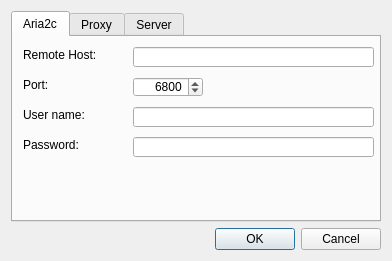
<?xml version="1.0" encoding="UTF-8"?>
<ui version="4.0">
 <class>Aria2Options</class>
 <widget class="QDialog" name="Aria2Options">
  <property name="geometry">
   <rect>
    <x>0</x>
    <y>0</y>
    <width>392</width>
    <height>261</height>
   </rect>
  </property>
  <property name="sizePolicy">
   <sizepolicy hsizetype="Expanding" vsizetype="Expanding">
    <horstretch>0</horstretch>
    <verstretch>0</verstretch>
   </sizepolicy>
  </property>
  <property name="minimumSize">
   <size>
    <width>392</width>
    <height>261</height>
   </size>
  </property>
  <property name="maximumSize">
   <size>
    <width>392</width>
    <height>261</height>
   </size>
  </property>
  <property name="windowTitle">
   <string>Options</string>
  </property>
  <property name="windowIcon">
   <iconset resource="Aria2cRemote.qrc">
    <normaloff>:/icon/gear.png</normaloff>:/icon/gear.png</iconset>
  </property>
  <layout class="QVBoxLayout" name="verticalLayout">
   <item>
    <widget class="QTabWidget" name="tabWidget">
     <property name="currentIndex">
      <number>0</number>
     </property>
     <widget class="QWidget" name="tab_Aria2c">
      <attribute name="title">
       <string>Aria2c</string>
      </attribute>
      <widget class="QLabel" name="label">
       <property name="geometry">
        <rect>
         <x>10</x>
         <y>10</y>
         <width>111</width>
         <height>16</height>
        </rect>
       </property>
       <property name="text">
        <string>Remote Host:</string>
       </property>
       <property name="buddy">
        <cstring>lineEdit_RemoteHost</cstring>
       </property>
      </widget>
      <widget class="QLineEdit" name="lineEdit_RemoteHost">
       <property name="geometry">
        <rect>
         <x>120</x>
         <y>10</y>
         <width>241</width>
         <height>20</height>
        </rect>
       </property>
      </widget>
      <widget class="QLabel" name="label_2">
       <property name="geometry">
        <rect>
         <x>10</x>
         <y>40</y>
         <width>111</width>
         <height>16</height>
        </rect>
       </property>
       <property name="text">
        <string>Port:</string>
       </property>
       <property name="buddy">
        <cstring>spinBox_Port</cstring>
       </property>
      </widget>
      <widget class="QSpinBox" name="spinBox_Port">
       <property name="geometry">
        <rect>
         <x>120</x>
         <y>40</y>
         <width>70</width>
         <height>20</height>
        </rect>
       </property>
       <property name="minimumSize">
        <size>
         <width>70</width>
         <height>0</height>
        </size>
       </property>
       <property name="alignment">
        <set>Qt::AlignRight|Qt::AlignTrailing|Qt::AlignVCenter</set>
       </property>
       <property name="minimum">
        <number>1024</number>
       </property>
       <property name="maximum">
        <number>65535</number>
       </property>
       <property name="value">
        <number>6800</number>
       </property>
      </widget>
      <widget class="QLabel" name="label_3">
       <property name="geometry">
        <rect>
         <x>10</x>
         <y>70</y>
         <width>111</width>
         <height>16</height>
        </rect>
       </property>
       <property name="text">
        <string>User name:</string>
       </property>
       <property name="buddy">
        <cstring>lineEdit_UserName</cstring>
       </property>
      </widget>
      <widget class="QLineEdit" name="lineEdit_UserName">
       <property name="geometry">
        <rect>
         <x>120</x>
         <y>70</y>
         <width>241</width>
         <height>20</height>
        </rect>
       </property>
      </widget>
      <widget class="QLabel" name="label_4">
       <property name="geometry">
        <rect>
         <x>10</x>
         <y>100</y>
         <width>111</width>
         <height>16</height>
        </rect>
       </property>
       <property name="text">
        <string>Password:</string>
       </property>
       <property name="buddy">
        <cstring>lineEdit_Password</cstring>
       </property>
      </widget>
      <widget class="QLineEdit" name="lineEdit_Password">
       <property name="geometry">
        <rect>
         <x>120</x>
         <y>100</y>
         <width>241</width>
         <height>20</height>
        </rect>
       </property>
       <property name="contextMenuPolicy">
        <enum>Qt::DefaultContextMenu</enum>
       </property>
       <property name="echoMode">
        <enum>QLineEdit::Password</enum>
       </property>
      </widget>
     </widget>
     <widget class="QWidget" name="tab_Proxy">
      <attribute name="title">
       <string>Proxy</string>
      </attribute>
      <widget class="QCheckBox" name="checkBox_Enable_Proxy">
       <property name="geometry">
        <rect>
         <x>10</x>
         <y>10</y>
         <width>133</width>
         <height>17</height>
        </rect>
       </property>
       <property name="text">
        <string>Enable</string>
       </property>
      </widget>
      <widget class="QLabel" name="label_6">
       <property name="geometry">
        <rect>
         <x>10</x>
         <y>70</y>
         <width>111</width>
         <height>20</height>
        </rect>
       </property>
       <property name="text">
        <string>Port:</string>
       </property>
       <property name="buddy">
        <cstring>spinBox_Proxy_Port</cstring>
       </property>
      </widget>
      <widget class="QSpinBox" name="spinBox_Proxy_Port">
       <property name="geometry">
        <rect>
         <x>120</x>
         <y>70</y>
         <width>70</width>
         <height>20</height>
        </rect>
       </property>
       <property name="minimumSize">
        <size>
         <width>70</width>
         <height>0</height>
        </size>
       </property>
       <property name="alignment">
        <set>Qt::AlignRight|Qt::AlignTrailing|Qt::AlignVCenter</set>
       </property>
       <property name="minimum">
        <number>1024</number>
       </property>
       <property name="maximum">
        <number>65535</number>
       </property>
       <property name="value">
        <number>8080</number>
       </property>
      </widget>
      <widget class="QLabel" name="label_7">
       <property name="geometry">
        <rect>
         <x>10</x>
         <y>100</y>
         <width>111</width>
         <height>20</height>
        </rect>
       </property>
       <property name="text">
        <string>User name:</string>
       </property>
       <property name="buddy">
        <cstring>lineEdit_Proxy_UserName</cstring>
       </property>
      </widget>
      <widget class="QLineEdit" name="lineEdit_Proxy_UserName">
       <property name="geometry">
        <rect>
         <x>120</x>
         <y>100</y>
         <width>241</width>
         <height>20</height>
        </rect>
       </property>
      </widget>
      <widget class="QLabel" name="label_5">
       <property name="geometry">
        <rect>
         <x>10</x>
         <y>40</y>
         <width>111</width>
         <height>20</height>
        </rect>
       </property>
       <property name="text">
        <string>Server:</string>
       </property>
       <property name="buddy">
        <cstring>lineEdit_Proxy_Server</cstring>
       </property>
      </widget>
      <widget class="QLineEdit" name="lineEdit_Proxy_Server">
       <property name="geometry">
        <rect>
         <x>120</x>
         <y>40</y>
         <width>241</width>
         <height>20</height>
        </rect>
       </property>
      </widget>
      <widget class="QLabel" name="label_8">
       <property name="geometry">
        <rect>
         <x>10</x>
         <y>130</y>
         <width>111</width>
         <height>20</height>
        </rect>
       </property>
       <property name="text">
        <string>Password:</string>
       </property>
       <property name="buddy">
        <cstring>lineEdit_Proxy_Password</cstring>
       </property>
      </widget>
      <widget class="QLineEdit" name="lineEdit_Proxy_Password">
       <property name="geometry">
        <rect>
         <x>120</x>
         <y>130</y>
         <width>241</width>
         <height>20</height>
        </rect>
       </property>
       <property name="contextMenuPolicy">
        <enum>Qt::DefaultContextMenu</enum>
       </property>
       <property name="echoMode">
        <enum>QLineEdit::Password</enum>
       </property>
      </widget>
     </widget>
     <widget class="QWidget" name="tab_server">
      <attribute name="title">
       <string>Server</string>
      </attribute>
      <widget class="QTreeWidget" name="treeWidget_Server_List">
       <property name="geometry">
        <rect>
         <x>10</x>
         <y>10</y>
         <width>351</width>
         <height>141</height>
        </rect>
       </property>
       <property name="alternatingRowColors">
        <bool>true</bool>
       </property>
       <property name="rootIsDecorated">
        <bool>false</bool>
       </property>
       <column>
        <property name="text">
         <string notr="true">Server</string>
        </property>
       </column>
       <column>
        <property name="text">
         <string>User</string>
        </property>
       </column>
      </widget>
      <widget class="QPushButton" name="pushButton_Servers_Delete">
       <property name="geometry">
        <rect>
         <x>200</x>
         <y>160</y>
         <width>75</width>
         <height>23</height>
        </rect>
       </property>
       <property name="text">
        <string>Delete</string>
       </property>
      </widget>
      <widget class="QPushButton" name="pushButton_Servers_Add">
       <property name="geometry">
        <rect>
         <x>110</x>
         <y>160</y>
         <width>75</width>
         <height>23</height>
        </rect>
       </property>
       <property name="text">
        <string>Add</string>
       </property>
      </widget>
      <widget class="QPushButton" name="pushButton_Servers_Modify">
       <property name="geometry">
        <rect>
         <x>290</x>
         <y>160</y>
         <width>75</width>
         <height>23</height>
        </rect>
       </property>
       <property name="text">
        <string>Modify</string>
       </property>
      </widget>
     </widget>
    </widget>
   </item>
   <item>
    <widget class="QDialogButtonBox" name="buttonBox">
     <property name="orientation">
      <enum>Qt::Horizontal</enum>
     </property>
     <property name="standardButtons">
      <set>QDialogButtonBox::Cancel|QDialogButtonBox::Ok</set>
     </property>
    </widget>
   </item>
  </layout>
 </widget>
 <tabstops>
  <tabstop>tabWidget</tabstop>
  <tabstop>lineEdit_RemoteHost</tabstop>
  <tabstop>spinBox_Port</tabstop>
  <tabstop>lineEdit_UserName</tabstop>
  <tabstop>lineEdit_Password</tabstop>
  <tabstop>checkBox_Enable_Proxy</tabstop>
  <tabstop>lineEdit_Proxy_Server</tabstop>
  <tabstop>spinBox_Proxy_Port</tabstop>
  <tabstop>lineEdit_Proxy_UserName</tabstop>
  <tabstop>lineEdit_Proxy_Password</tabstop>
  <tabstop>treeWidget_Server_List</tabstop>
  <tabstop>pushButton_Servers_Add</tabstop>
  <tabstop>pushButton_Servers_Delete</tabstop>
  <tabstop>pushButton_Servers_Modify</tabstop>
  <tabstop>buttonBox</tabstop>
 </tabstops>
 <resources>
  <include location="Aria2cRemote.qrc"/>
 </resources>
 <connections>
  <connection>
   <sender>buttonBox</sender>
   <signal>accepted()</signal>
   <receiver>Aria2Options</receiver>
   <slot>accept()</slot>
   <hints>
    <hint type="sourcelabel">
     <x>248</x>
     <y>254</y>
    </hint>
    <hint type="destinationlabel">
     <x>157</x>
     <y>274</y>
    </hint>
   </hints>
  </connection>
  <connection>
   <sender>buttonBox</sender>
   <signal>rejected()</signal>
   <receiver>Aria2Options</receiver>
   <slot>reject()</slot>
   <hints>
    <hint type="sourcelabel">
     <x>316</x>
     <y>260</y>
    </hint>
    <hint type="destinationlabel">
     <x>286</x>
     <y>274</y>
    </hint>
   </hints>
  </connection>
 </connections>
</ui>
